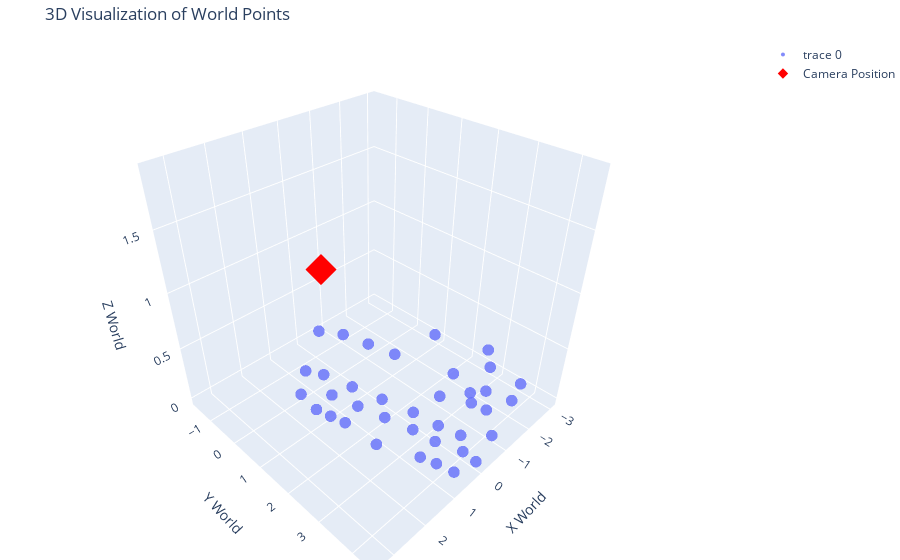

Source (notebook cell):
### Code cell
import plotly.graph_objects as go

# Create a 3D scatter plot
fig = go.Figure(data=[go.Scatter3d(
    x=world_points[:, 0],
    y=world_points[:, 1],
    z=world_points[:, 2],
    mode='markers',
    marker=dict(
        size=4,
        opacity=0.8
    )
)])

# Add the camera position to the plot
fig.add_trace(go.Scatter3d(
    x=[pib_pos.x],
    y=[pib_pos.y],
    z=[pib_pos.z],
    mode='markers',
    marker=dict(
        size=8,
        color='red',
        symbol='diamond'
    ),
    name='Camera Position'
))


# Set plot layout
fig.update_layout(
    title='3D Visualization of World Points',
    scene=dict(
        xaxis_title='X World',
        yaxis_title='Y World',
        zaxis_title='Z World',
        aspectratio=dict(x=1, y=1, z=1)
    ),
    margin=dict(r=0, b=0, l=0, t=40)
)

fig.show()

### Figure 1 — Plotly figure (JSON) as saved in the notebook; plotly's stock layout.template omitted (floating-point values rounded to 4 significant figures)
{"data": [{"marker": {"opacity": 0.8, "size": 4}, "mode": "markers", "type": "scatter3d", "x": [-0.6821, -1.076, -1.271, 1.429, -0.02785, 0.5777, 0.6989, 1.542, 1.421, 0.7408, -2.319, -0.9716, -0.03751, 0.7849, 1.271, 1.323, -1.584, 0.2091, -0.4227, -3.043, -1.508, -1.78, -1.824, -3.011, -2.055, -2.992, -1.496, -1.787, -0.2631, -1.119, 0.2811, 0.6844, 0.8778, 0.5171, 0.05938, 0.4966, -0.1624, 0.3032], "y": [-1.599, -0.9904, -0.1719, 1.11, 4.404, 4.241, 3.835, 0.7165, -0.009925, -0.5902, 3.861, 4.189, 4.027, 3.435, 2.503, 1.513, 3.606, 3.406, 3.681, 0.8127, 0.6165, 3.411, 3.294, 3.679, 2.221, 2.749, 3.21, 2.964, 3.127, 2.501, 0.7228, 1.322, 0.58, -0.1159, 1.575, 2.064, 2.423, 2.8], "z": [-0.001719, 0.002049, 0.01001, 0.002975, -0.002313, -0.003009, 0.006282, 0.008958, -0.01183, -0.008509, 0.0009959, -0.005203, 0.002751, -0.009632, 0.003322, 0.004299, -0.003974, 0.01092, -0.00156, -0.005484, 0.001365, 0.1144, 0.4959, 0.004703, 0.0006802, 0.002199, 0.002227, -0.001689, 0.004235, -0.003884, -0.001945, 0.001156, -0.002091, 0.003735, 0.001352, 0.007661, 0.004177, 0.009823]}, {"marker": {"color": "red", "size": 8, "symbol": "diamond"}, "mode": "markers", "name": "Camera Position", "type": "scatter3d", "x": [3.379], "y": [3.294], "z": [1.9]}], "layout": {"margin": {"b": 0, "l": 0, "r": 0, "t": 40}, "scene": {"aspectratio": {"x": 1, "y": 1, "z": 1}, "xaxis": {"title": {"text": "X World"}}, "yaxis": {"title": {"text": "Y World"}}, "zaxis": {"title": {"text": "Z World"}}}, "title": {"text": "3D Visualization of World Points"}}}
